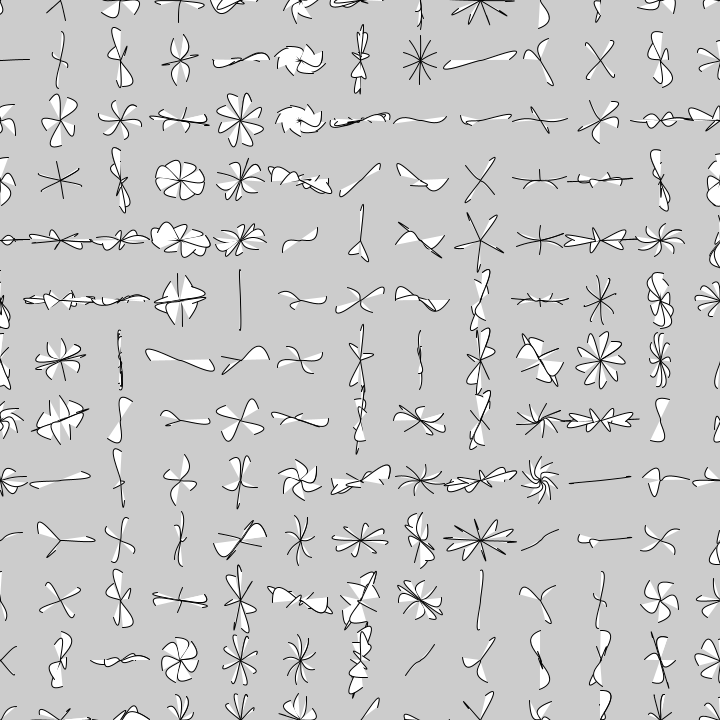
Frame 1 (no input)
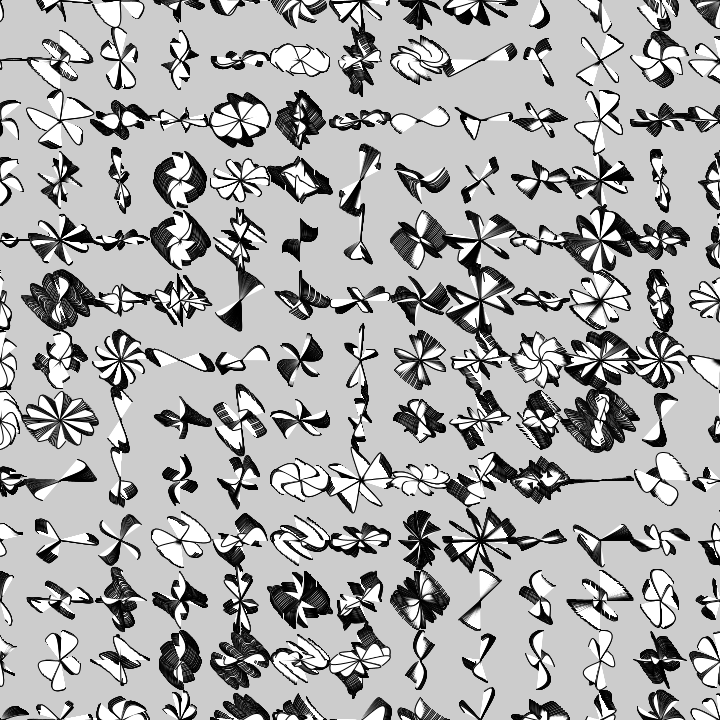
Frame 60 (the mouse pressed at the canvas centre just before this capture)
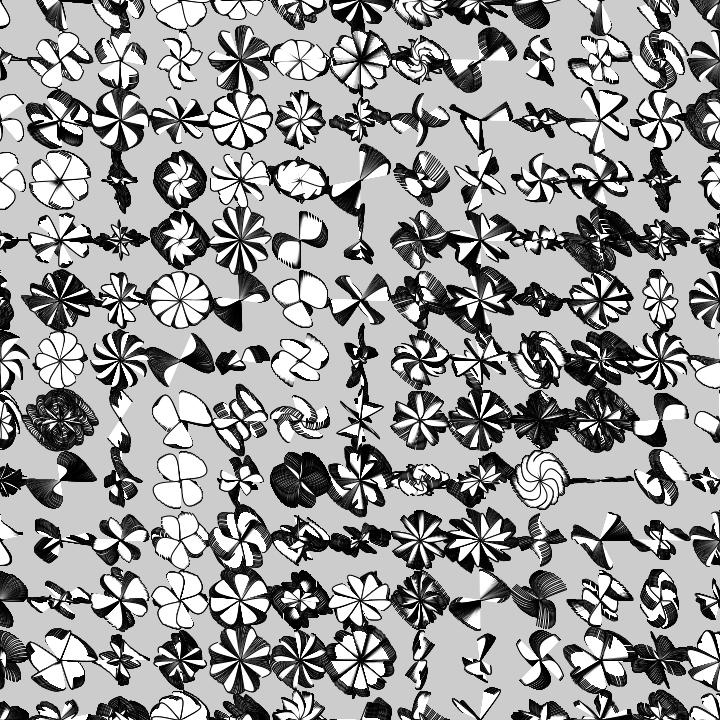
Frame 120 (the mouse held since frame 60 and released just before this capture)

The Processing sketch that drew these frames (run headless with seeded random() and noise(); from frame 60 on, the mouse is pressed at the canvas centre):

// Processing sketch: sketch_962020_FlippingFlowers
// ── sketch_962020_FlippingFlowers.pde
float t,x,y,r,N;
void setup(){size(720,720);};
void draw(){clear();t+=.005;
for(y=0;y<780;y+=60)
for(x=0;x<780;x+=60)
for(r=0;r<TAU;r+=TAU/((x+y)/60%9+2))
curve(x,y,x,y,x+cos(r+(N=noise(x,y,t)*9))*cos(t+N)*30,y+sin(r+N)*sin(t-N)*30,cos(r+x)*30*N+x,sin(r+x)*30*N+y);
}
